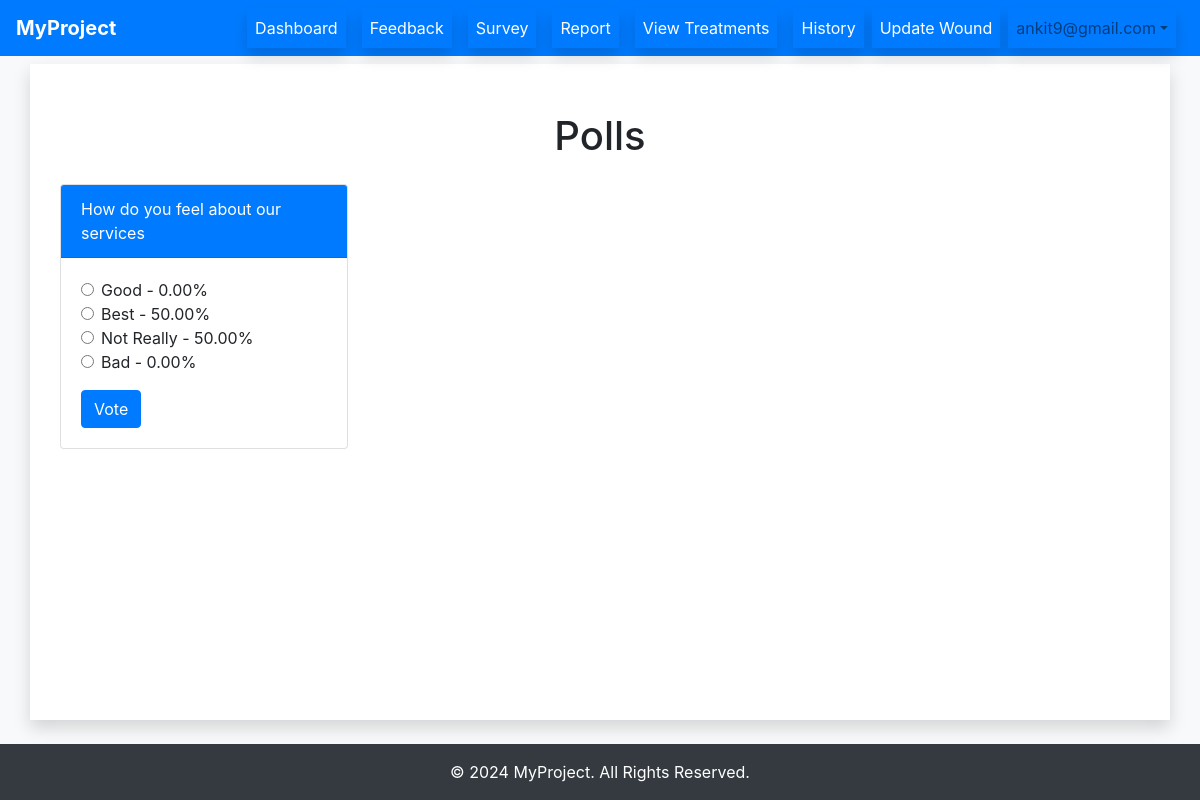
Page /polls/ (signed in) on the committed database.
### main/models.py (models this page shows, shortened)
class Polls(models.Model):
    question = models.CharField(max_length=200)
    option1 = models.CharField(max_length=200)
    option2 = models.CharField(max_length=200)
    option3 = models.CharField(max_length=200)
    option4 = models.CharField(max_length=200)

### main/decorators.py (the view)
    @login_required(login_url='/login/')
    def _wrapped_view(request, *args, **kwargs):
        try:
            request.user.patient
        except Patient.DoesNotExist:
            auth_logout(request)
            return HttpResponseRedirect(reverse('login'))
        return view_func(request, *args, **kwargs)

### templates/poll.html (shortened to what this page needs)
{% extends 'base.html' %}
{% block content %}
<div class="container mt-5">
    <h1 class="text-center">Polls</h1>
    <div class="row mt-4">
        {% for data in poll_data %}
        <div class="col-md-4 mb-4">
            <div class="card" style="width: 18rem; height: 100%;">
                <div class="card-header bg-primary text-white">
                    {{ data.poll.question }}
                </div>
                <div class="card-body">
                    <form method="POST" action="">
                        <div class="form-check">
                            <input class="form-check-input" type="radio" name="option" id="option1_{{ data.poll.id }}" value="option1">
                            <label class="form-check-label" for="option1_{{ data.poll.id }}">
                                {{ data.poll.option1 }} - {{ data.option1_percentage|floatformat:2 }}%
                            </label>
                        </div>
                        <div class="form-check">
                            <input class="form-check-input" type="radio" name="option" id="option2_{{ data.poll.id }}" value="option2">
                            <label class="form-check-label" for="option2_{{ data.poll.id }}">
                                {{ data.poll.option2 }} - {{ data.option2_percentage|floatformat:2 }}%
                            </label>
                        </div>
                        <div class="form-check">
                            <input class="form-check-input" type="radio" name="option" id="option3_{{ data.poll.id }}" value="option3">
                            <label class="form-check-label" for="option3_{{ data.poll.id }}">
                                {{ data.poll.option3 }} - {{ data.option3_percentage|floatformat:2 }}%
                            </label>
                        </div>
                        <div class="form-check">
                            <input class="form-check-input" type="radio" name="option" id="option4_{{ data.poll.id }}" value="option4">
                            <label class="form-check-label" for="option4_{{ data.poll.id }}">
                                {{ data.poll.option4 }} - {{ data.option4_percentage|floatformat:2 }}%
                            </label>
                        </div>
                        <button type="submit" class="btn btn-primary mt-3">Vote</button>
                    </form>
                </div>
            </div>
        </div>
        {% empty %}
        <div class="col-12">
            <p class="text-center">No polls available.</p>
        </div>
        {% endfor %}
    </div>
</div>
{% endblock %}

### templates/base.html (style rules this page uses)
html, body { height: 100%; margin: 0; }

### rows in the picture
Polls: poll.question "How do you feel about our services", poll.option1 "Good", option1_percentage "0.00", poll.option2 "Best", option2_percentage "50.00", poll.option3 "Not Really", option3_percentage "50.00", poll.option4 "Bad", option4_percentage "0.00"

### other values in the picture
{{ request.session.name }} "ankit9@gmail.com"
